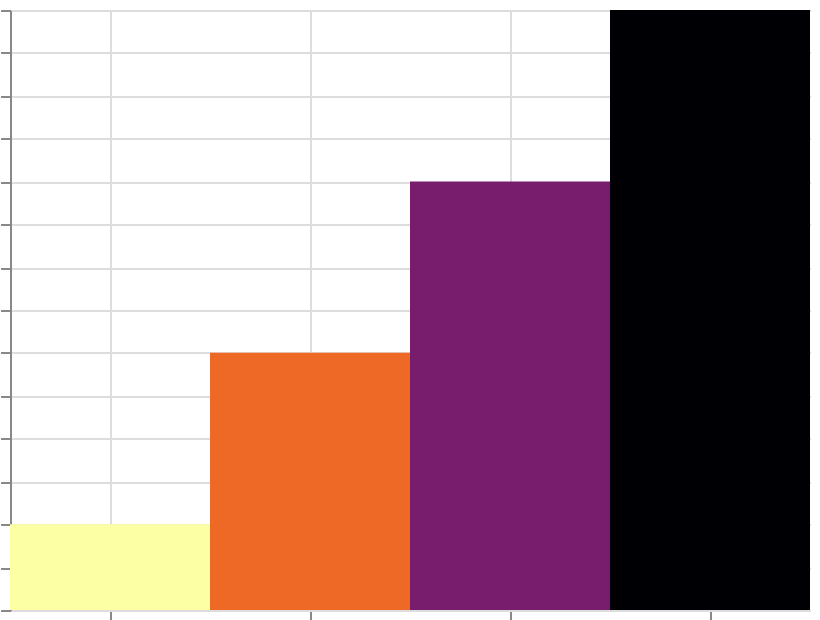

Vega-Lite specification for this chart:
### Vega specification from a JSON file in a GitHub repository (floating-point values rounded to 4 significant figures)
{"$schema": "https://vega.github.io/schema/vega/v6.json", "width": 400, "height": 300, "padding": 5, "autosize": "none", "data": [{"name": "table", "values": [{"cat": "A", "val": 10}, {"cat": "B", "val": 30}, {"cat": "C", "val": 50}, {"cat": "D", "val": 70}]}], "scales": [{"name": "x", "type": "band", "domain": {"data": "table", "field": "cat", "sort": true}, "range": "width"}, {"name": "y", "type": "linear", "domain": {"data": "table", "field": "val"}, "range": [{"signal": "height"}, 0], "zero": true, "nice": true}, {"name": "color", "type": "sequential", "domain": {"data": "table", "field": "val"}, "scheme": "inferno", "reverse": true}], "marks": [{"type": "rect", "from": {"data": "table"}, "encode": {"update": {"x": {"scale": "x", "field": "cat"}, "width": {"scale": "x", "band": 1}, "y": {"scale": "y", "field": "val"}, "y2": {"scale": "y", "value": 0}, "fill": {"scale": "color", "field": "val"}}}}], "axes": [{"scale": "x", "orient": "bottom", "grid": true, "labels": false}, {"scale": "y", "orient": "left", "grid": true, "labels": false}], "legends": [{"fill": "color"}]}
